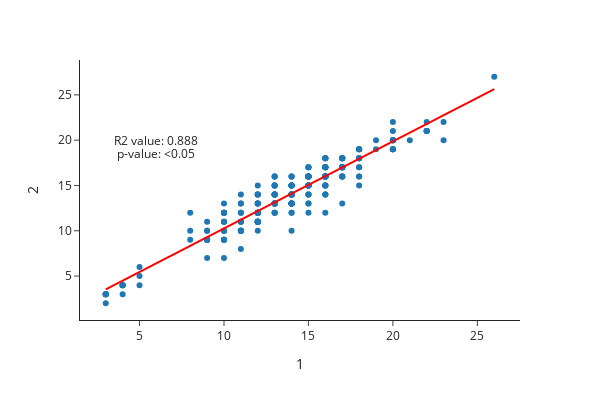

The code cell stored with this chart in its notebook:
### Markdown cell above
### L:B

### Code cell
fig = px.scatter(amblema,
    x="L age",
    y="B age",
#     color="ager",
    labels={
        "L age": "1",
        "B age": "2",
                 },
    width=600,
    height=400,           
    template="simple_white",
    trendline="ols",
    trendline_color_override="red"

)
fig.add_annotation(x=6, y=20,
                  text="R2 value: 0.888",
                   align= "left",
                  showarrow=False)
fig.add_annotation(x=6, y=18.5,
                  text="p-value: <0.05",
                  align="center",
                  showarrow=False)

# # linear regression
# regline = sm.OLS(lampsilis_clean["B age"],sm.add_constant(lampsilis_clean["Z age"])).fit().fittedvalues

# # add linear regression line for whole sample
# fig.add_traces(go.Scatter(x=lampsilis_clean["Z age"], y=regline,
#                           mode = 'lines',
#                           marker_color='red',
#                           name='trendline',
#                         )
#                           )
fig.write_image("images/L_B_plicata.png")
fig

### Figure 1 — Plotly figure (JSON) as saved in the notebook; plotly's stock layout.template omitted (floating-point values rounded to 4 significant figures; data arrays with more than 128 entries replaced by an {"elided": "..."} marker saying what was removed)
{"data": [{"hovertemplate": "1=%{x}<br>2=%{y}<extra></extra>", "legendgroup": "", "marker": {"color": "#1F77B4", "symbol": "circle"}, "mode": "markers", "name": "", "orientation": "v", "showlegend": false, "type": "scatter", "x": {"elided": "274 int values"}, "xaxis": "x", "y": {"elided": "274 int values"}, "yaxis": "y"}, {"hovertemplate": "<b>OLS trendline</b><br>B age = 0.960297 * L age + 0.662453<br>R<sup>2</sup>=0.898870<br><br>1=%{x}<br>2=%{y} <b>(trend)</b><extra></extra>", "legendgroup": "", "line": {"color": "red"}, "marker": {"color": "#1F77B4", "symbol": "circle"}, "mode": "lines", "name": "", "showlegend": false, "type": "scatter", "x": {"elided": "274 int values"}, "xaxis": "x", "y": {"elided": "274 float values"}, "yaxis": "y"}], "layout": {"annotations": [{"align": "left", "showarrow": false, "text": "R2 value: 0.888", "x": 6, "y": 20}, {"align": "center", "showarrow": false, "text": "p-value: <0.05", "x": 6, "y": 18.5}], "height": 400, "legend": {"tracegroupgap": 0}, "margin": {"t": 60}, "width": 600, "xaxis": {"anchor": "y", "domain": [0, 1], "title": {"text": "1"}}, "yaxis": {"anchor": "x", "domain": [0, 1], "title": {"text": "2"}}}}
